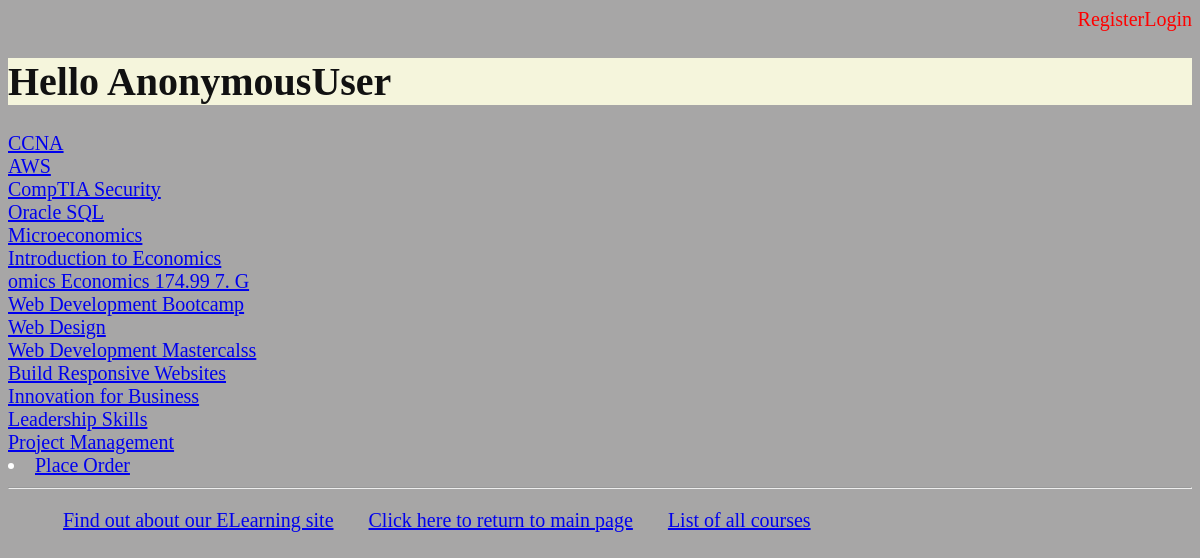
Screenshot of /myapp/courses with the database file from the repository.
### myapp/models.py (models this page shows, shortened)
class Course(models.Model):
    topic = models.ForeignKey(Topic, related_name='courses', on_delete=models.CASCADE)
    name = models.CharField(max_length=200)
    price = models.DecimalField(max_digits=10, decimal_places=2, validators=[validate_price])
    for_everyone = models.BooleanField(default=True)
    description = models.TextField(max_length=300, null=True, blank=True)
    interested = models.PositiveIntegerField(default=0)
    stages = models.PositiveIntegerField(default=3)

### myapp/views.py (the view)
# urls.py: path(r'courses', views.courses, name='courses'),
def courses(request):
    courlist = Course.objects.all().order_by('id')
    return render(request, 'myapp/courses.html', {'courlist': courlist})

### myapp/templates/myapp/courses.html
{% extends 'myapp/base.html' %}
{% block body_block %}
    {% for course in courlist %}
    <a href = "{% url 'myapp:coursedetail' course.id %}">{{ course.name }}</a>
        <br/>
    {% endfor %}
    <li><a href = "{% url 'myapp:place_order' %}">Place Order</a></li>
{% endblock %}

### myapp/templates/myapp/base.html (shortened to what this page needs)
<!DOCTYPE html>
{% load static %}
<html>
    <head>
    <link rel="stylesheet" type="text/css" href="{% static 'myapp/style.css' %}"/>
 </head>
 <body>
     <div>
         {% if user.is_authenticated %}
                <span><a style="float:right; text-decoration: none; color:red; " href="{% url 'myapp:logout' %}">Logout</a>
            </span>
         {% else %}
         <span><a style="float:right; text-decoration: none; color:red; " href="{% url 'myapp:login' %}">Login</a>
         </span>
         <span><a style="float:right; text-decoration: none; color:red; " href="{% url 'myapp:register' %}">Register</a>
         </span>
         {% endif %}
        <br/>
         <h1>{% block myhdg %}Hello {{ user }} {% endblock %}
         </h1>
         {% block body_block %}*** {% endblock %}
     </div>
     <hr />
     <div>
         <ul>
             <li class="hbar1"><a href="{% url 'myapp:about' %}">Find out about our ELearning site</a></li>
             <li class="hbar1"><a href = "{% url 'myapp:index' %}">Click here to
            return to main page</a></li>
             <li class="hbar1"><a href = "{% url 'myapp:courses' %}">List of all courses</a></li>
         </ul>
    </div>
 </body>
</html>

### myapp/static/myapp/style.css (style rules this page uses)
.hbar1 { display: inline; margin: 15px; }
body { background-color: #A7A6A6FF; color: #fff; font-size: 20px; }
h1 { background-color: beige; font-size: 40px; color: #111; font-style: normal; position: relative; }

### rows the page displays
Course: name "CCNA"
Course: name "AWS"
Course: name "CompTIA Security"
Course: name "Oracle SQL"
Course: name "Microeconomics"
Course: name "Introduction to Economics"
Course: name "omics Economics 174.99 7. G"
Course: name "Web Development Bootcamp"
Course: name "Web Design"
Course: name "Web Development Mastercalss"
Course: name "Build Responsive Websites"
Course: name "Innovation for Business"
Course: name "Leadership Skills"
Course: name "Project Management"

### other values shown
{{ user }} "AnonymousUser"
